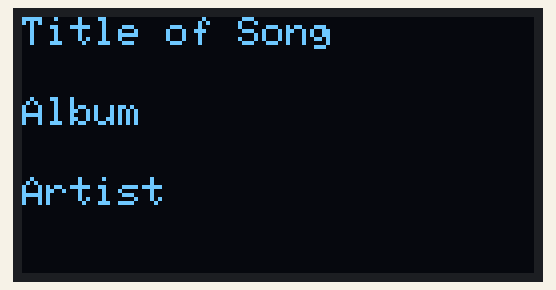
The sketch below on a simulated Arduino Uno, built with avr-gcc and run on an emulated ATmega328P. On the bench: 128×64 one-colour display.

Above: at 0.1 s.

The sketch:

display_screen.ino
```cpp
#include <Adafruit_GFX.h>
#include <Adafruit_SSD1306.h>

// OLED display dimensions
#define SCREEN_WIDTH 128
#define SCREEN_HEIGHT 64

// Create an instance of the SSD1306 display object
Adafruit_SSD1306 display(SCREEN_WIDTH, SCREEN_HEIGHT, &Wire, -1);

void setup() {
  // Initialize the OLED display
  if (!display.begin(SSD1306_SWITCHCAPVCC, 0x3C)) {  // 0x3C is the I2C address of the OLED
    Serial.println(F("SSD1306 allocation failed"));
    for (;;);  // Stop if initialization fails
  }

  // Clear the display buffer
  display.clearDisplay();

  // Set text size (1 is the smallest, 2 is a bit larger, 3 is larger)
  display.setTextSize(1);

  // Set text color (WHITE for visible text)
  display.setTextColor(SSD1306_WHITE);

  // Set the cursor position (x, y)
  display.setCursor(0, 0);

  // Print text to the display
  display.print(F("Title of Song"));
  display.setCursor(0, 20);
  display.print(F("Album"));
  display.setCursor(0, 40);
  display.print(F("Artist"));

  // Display the text on the OLED
  display.display();
}

void loop() {
  // Nothing to do here, text is displayed once
}
```
